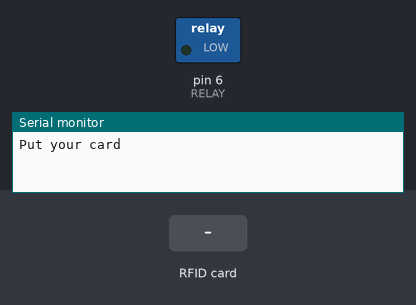
Bench run of a sketch on a simulated Arduino Uno, built with avr-gcc and run on an emulated ATmega328P. On the bench: switched loads named in the sketch (green lamp = pin HIGH), the last lines printed to the serial monitor. The test bench sets the inputs (shaded band). Pins used as bus, display or sensor lines are not drawn.

Above: at 1.2 s.
1.3 s: RFID card 9F 11 CB 28 held to the reader
At 2.5 s:
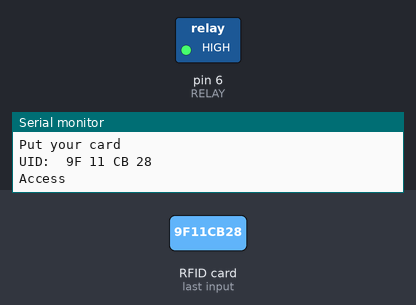
Timing chart, 0 to 7.8 s (numbered marks = the images above; inputs shaded):
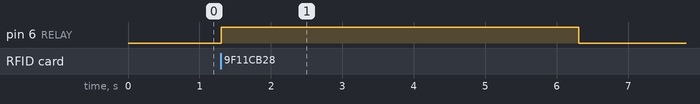

The sketch:

rfid.ino
```cpp
#include <SPI.h>
#include <MFRC522.h>

#define RST_PIN 9
#define SS_PIN 10
#define RELAY 6
MFRC522 mfrc522(SS_PIN, RST_PIN);

static int access = 5000;
static int denied = 1000;

void setup()
{
  Serial.begin(9600);
  SPI.begin();
  mfrc522.PCD_Init();
  pinMode(RELAY, OUTPUT);
  digitalWrite(RELAY, LOW);
  Serial.println("Put your card");
  Serial.println();
}
void loop()
{
  if ( ! mfrc522.PICC_IsNewCardPresent())
  {
    return;
  }
  if ( ! mfrc522.PICC_ReadCardSerial())
  {
    return;
  }

  Serial.print("UID: ");
  String content= "";
  for (byte i = 0; i < mfrc522.uid.size; i++)
  {
     Serial.print(mfrc522.uid.uidByte[i] < 0x10 ? " 0" : " ");
     Serial.print(mfrc522.uid.uidByte[i], HEX);
     content.concat(String(mfrc522.uid.uidByte[i] < 0x10 ? " 0" : " "));
     content.concat(String(mfrc522.uid.uidByte[i], HEX));
  }
  content.toUpperCase();
  Serial.println();
  if (content.substring(1) == "9F 11 CB 28")
  {
    Serial.println("Access");
    Serial.println();
    digitalWrite(RELAY, HIGH);
    delay(access);
    digitalWrite(RELAY, LOW);
  }
 else   {
    Serial.println("Denied");
    delay(denied);
  }
}
```

Measured:
- after the input at 1.3 s, pin 6 (RELAY): LOW → HIGH at once, → LOW 5.0 s later
